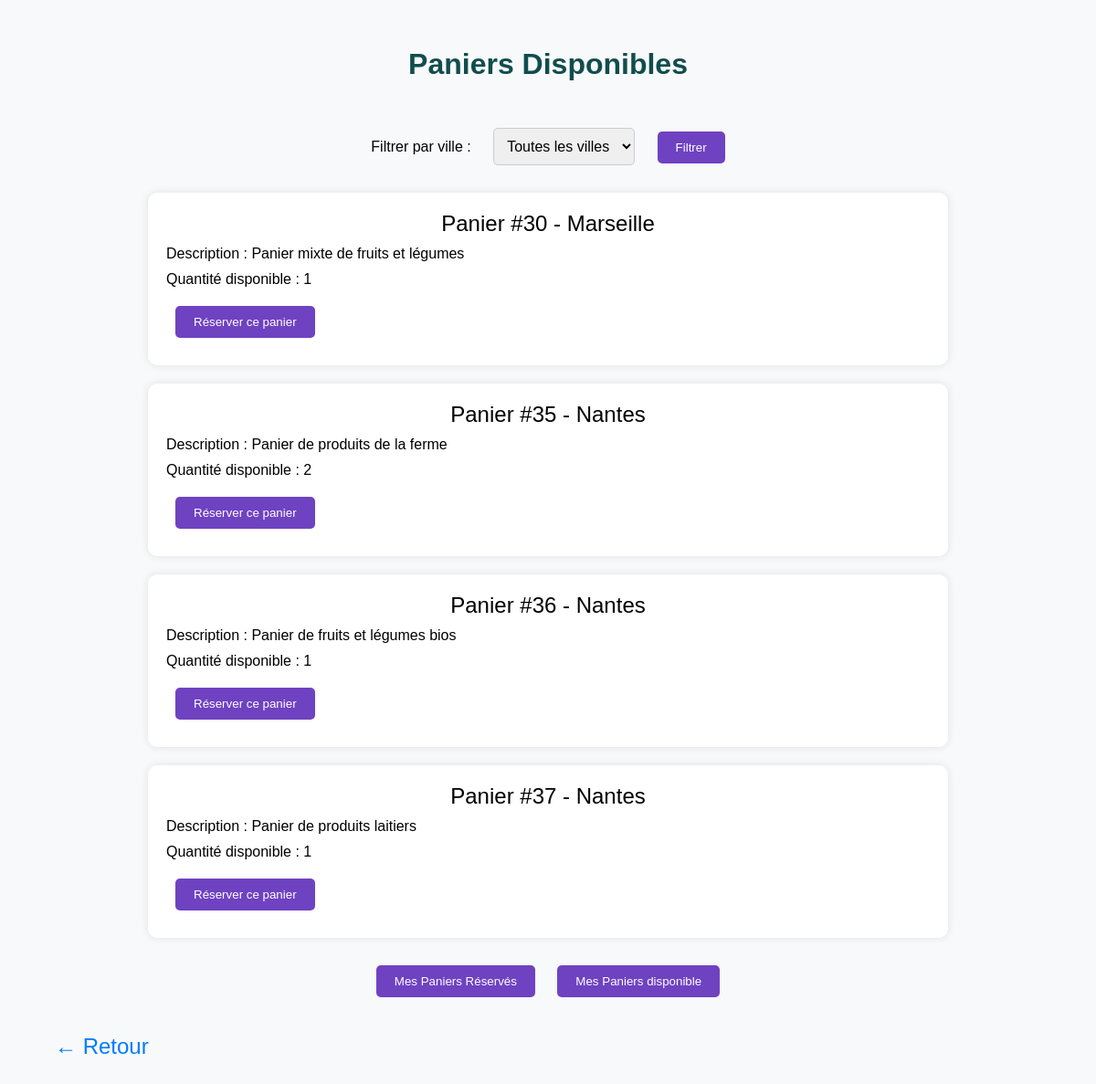
Screenshot of /nomorewaste/front/public/panier_disponibles.php with the database file from the repository.
### tables this page shows
CREATE TABLE `collectes` (
  `id_collecte` bigint(20) unsigned NOT NULL AUTO_INCREMENT,
  `date_collecte` date NOT NULL,
  `id_commercant` bigint(20) unsigned NOT NULL,
  `id_utilisateur` bigint(20) unsigned DEFAULT NULL,
  `poids` decimal(10,2) NOT NULL,
  `quantite` int(11) NOT NULL DEFAULT '1',
  `code_barre` varchar(50) NOT NULL,
  `valeur_estimée` decimal(10,2) NOT NULL,
  `description` text,
  `etat` enum('vendu','en cours','à la vente') NOT NULL,
  `quantite_reservee` int(11) DEFAULT '0',
  PRIMARY KEY (`id_collecte`),
  UNIQUE KEY `code_barre` (`code_barre`),
  KEY `id_commercant` (`id_commercant`),
  KEY `id_utilisateur` (`id_utilisateur`),
  CONSTRAINT `collectes_ibfk_1` FOREIGN KEY (`id_commercant`) REFERENCES `commercants` (`id_commercant`),
  CONSTRAINT `collectes_ibfk_2` FOREIGN KEY (`id_utilisateur`) REFERENCES `utilisateurs` (`id_utilisateur`)
);

CREATE TABLE `sites` (
  `id_site` bigint(20) unsigned NOT NULL AUTO_INCREMENT,
  `nom_site` varchar(100) NOT NULL,
  `adresse` varchar(255) DEFAULT NULL,
  PRIMARY KEY (`id_site`)
);

### nomorewaste/front/public/panier_disponibles.php (the view, shortened to what this page needs)
<?php
include '../../back/includes/db.php';
$query = "SELECT c.*, s.nom_site FROM collectes c
          JOIN Commercants com ON c.id_commercant = com.id_commercant
          JOIN Sites s ON com.id_site = s.id_site
          WHERE c.etat = 'à la vente'";
$stmt = $conn->prepare($query);
$stmt->execute();
$collectes = $stmt->fetchAll(PDO::FETCH_ASSOC);
?>
<!DOCTYPE html>
<html lang="fr">
<head>
    <link rel="stylesheet" href="styles.css">
</head>
<body>
    <div class="container">
        <h1>Paniers Disponibles</h1>
        <div class="filter">
            <form method="GET" action="panier_disponibles.php">
                <label for="ville">Filtrer par ville :</label>
                <select name="ville" id="ville">
                    <option value="">Toutes les villes</option>
                </select>
                <button type="submit">Filtrer</button>
            </form>
        </div>
        <?php if (!empty($collectes)): ?>
            <?php foreach ($collectes as $collecte): ?>
                <div class="panier">
                    <h3>Panier #<?php echo $collecte['id_collecte']; ?> - <?php echo htmlspecialchars($collecte['nom_site']); ?></h3>
                    <p>Description : <?php echo htmlspecialchars($collecte['description']); ?></p>
                    <p>Quantité disponible : <?php echo $collecte['quantite']; ?></p>
                    <button onclick="reserverPanier(<?php echo $collecte['id_collecte']; ?>, 1)">Réserver ce panier</button>
                </div>
            <?php endforeach; ?>
        <?php else: ?>
            <p>Aucun panier disponible pour la ville sélectionnée.</p>
        <?php endif; ?>
        <div class="actions">
            <button onclick="window.location.href='mes_paniers.php'">Mes Paniers Réservés</button>
            <button onclick="window.location.href='own_panier.php'">Mes Paniers disponible</button>
        </div>
    </div>
    <div class="back-arrow" onclick="history.back();">
        &#x2190; Retour
    </div>
</body>
</html>

### nomorewaste/front/public/styles.css (style rules this page uses)
* { box-sizing: border-box; margin: 10px; }
body { background: #fcf8f2; font-family: 'Poppins', 'Arial', 'Sans-Serif'; }
.container { width: 100%; }
h1 { color: #114d4d; font-size: 2rem; font-weight: 700; line-height: 1.25; }
h3 { color: #000; font-size: 1.2rem; font-weight: 500; text-align: center; }
p { color: #000; font-size: 1.15rem; font-weight: 200; }
@media (min-width: 768px) { .container { max-width: 80%; margin-right: auto; margin-left: auto; } }
@media (min-width: 1024px) { .container { width: 80%; max-width: 1350px; } }

### nomorewaste/front/public/panier_disponibles.php (style rules this page uses)
body { font-family: Arial, sans-serif; background-color: #f8f9fa; padding: 20px; }
.container { width: 80%; margin: 0 auto; }
.panier { background-color: #fff; padding: 20px; border-radius: 10px; box-shadow: 0 0 10px rgba(0, 0, 0, 0.1); margin-bottom: 20px; }
.panier h3 { margin-top: 0; font-size: 1.5rem; }
.panier p { font-size: 1rem; margin: 10px 0; }
.panier button { background-color: #6f42c1; color: white; border: none; padding: 10px 20px; border-radius: 5px; cursor: pointer; }
h1 { text-align: center; margin-bottom: 40px; }
.actions { text-align: center; margin-top: 20px; }
.actions button { background-color: #6f42c1; color: white; padding: 10px 20px; border: none; border-radius: 5px; cursor: pointer; }
.filter { text-align: center; margin-bottom: 20px; }
.filter select { padding: 10px; font-size: 1rem; border-radius: 5px; border: 1px solid #ccc; }
.filter button { padding: 10px 20px; background-color: #6f42c1; color: white; border: none; border-radius: 5px; cursor: pointer; }
.back-arrow { display: inline-block; margin: 10px; padding: 10px; font-size: 24px; color: #007bff; cursor: pointer; transition: color 0.3s; }

### rows the page displays
collectes: id_collecte "30", sites.nom_site "Marseille", description "Panier mixte de fruits et légumes", quantite "1"
collectes: id_collecte "35", sites.nom_site "Nantes", description "Panier de produits de la ferme", quantite "2"
collectes: id_collecte "36", sites.nom_site "Nantes", description "Panier de fruits et légumes bios", quantite "1"
collectes: id_collecte "37", sites.nom_site "Nantes", description "Panier de produits laitiers", quantite "1"
